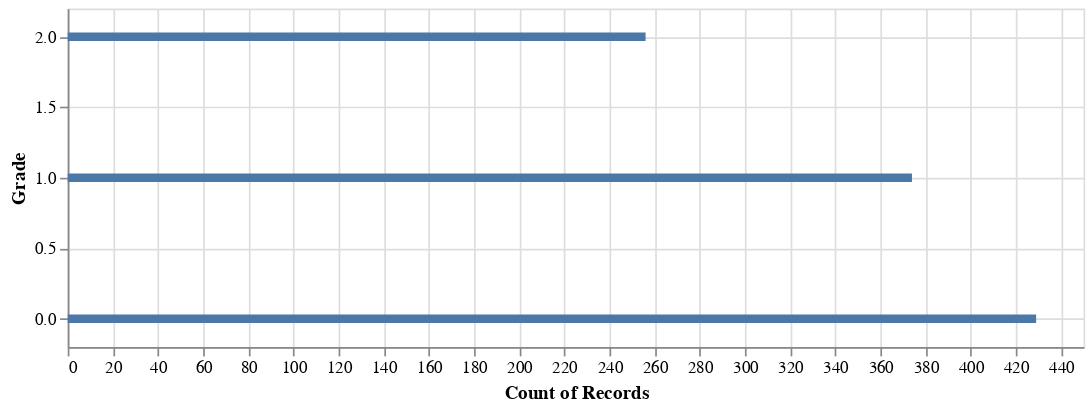

Notebook code for this chart:
### Markdown cell above
### 3. Data Visualizations

### Code cell
chart_grade_count = alt.Chart(milk_data).mark_bar().encode(
    x=alt.X('count()'),
    y=alt.Y('Grade', sort='x')
).properties(
    height=200,
    width=600
)
chart_grade_count

### Figure 1 — Vega-Lite specification as saved in the notebook (floating-point values rounded to 4 significant figures; data arrays with more than 128 entries replaced by an {"elided": "..."} marker saying what was removed)
{"config": {"view": {"continuousWidth": 300, "continuousHeight": 300}}, "data": {"name": "data-351aae6b8c72e0c6aec7f4decfba4dd8"}, "mark": {"type": "bar"}, "encoding": {"x": {"aggregate": "count", "type": "quantitative"}, "y": {"field": "Grade", "sort": "x", "type": "quantitative"}}, "height": 200, "width": 600, "$schema": "https://vega.github.io/schema/vega-lite/v5.16.3.json", "datasets": {"data-351aae6b8c72e0c6aec7f4decfba4dd8": {"elided": "1059 records"}}}
